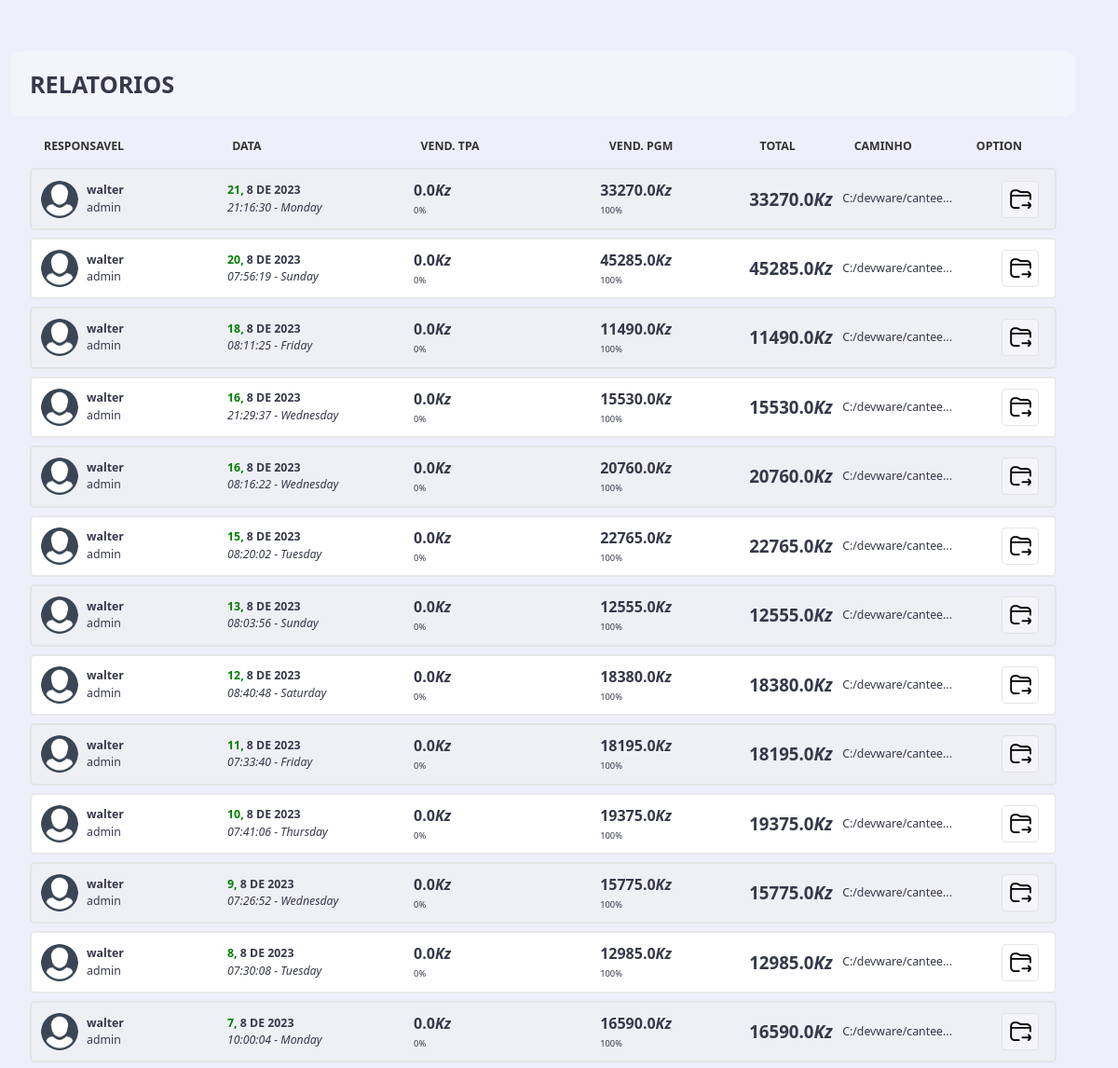
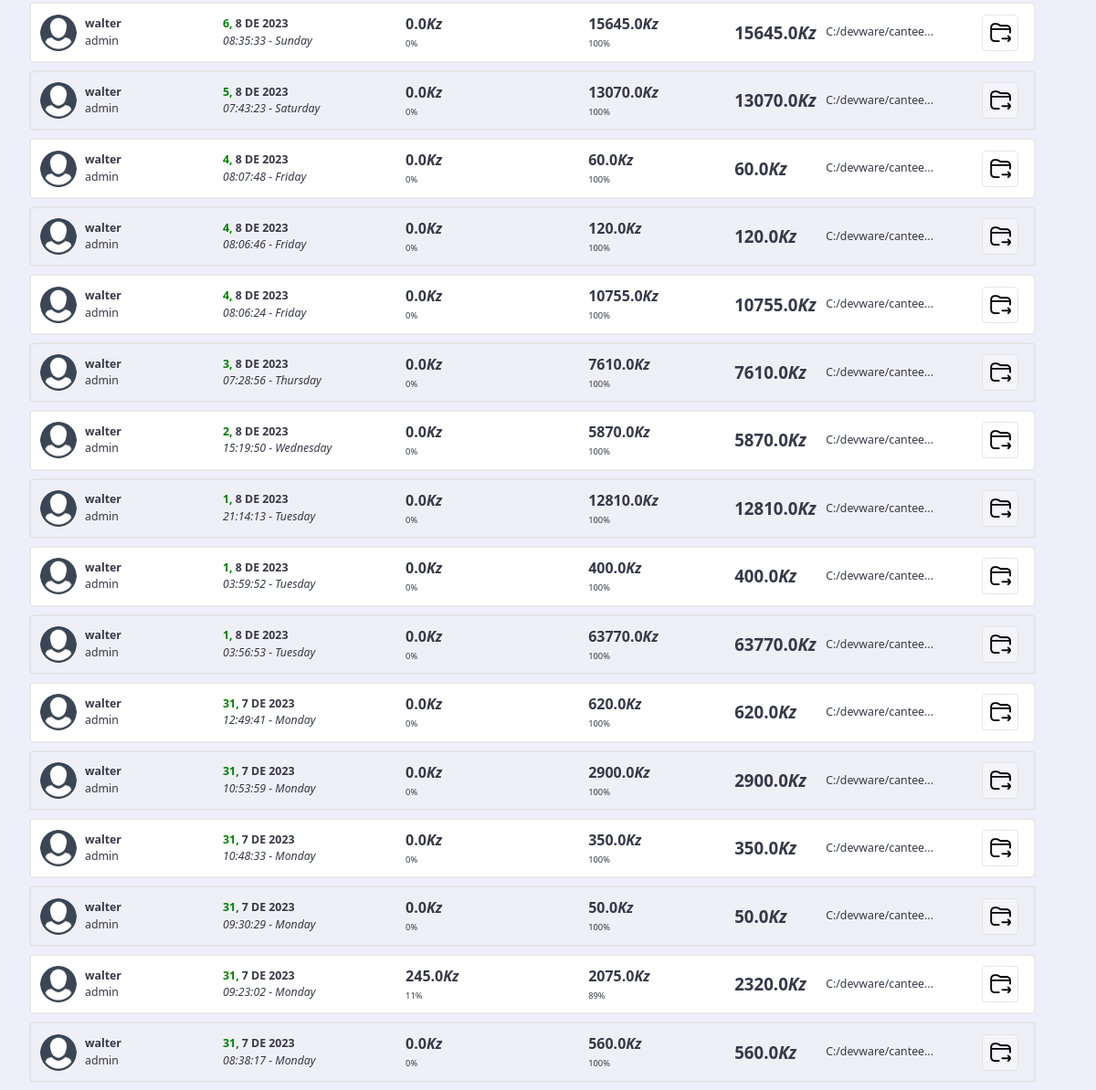
The app's page /report/ (signed in) with its own data (2 pictures, top to bottom).
### tables this page shows
CREATE TABLE "report" (
	"ID"	INTEGER,
	"responcavel"	TEXT,
	"hora"	TEXT,
	"dia"	TEXT,
	"mes"	TEXT,
	"ano"	TEXT,
	"week"	TEXT,
	"tpa"	REAL,
	"PersTpa"	TEXT,
	"pgm"	REAL,
	"PersPgm"	TEXT,
	"total"	REAL,
	"type"	TEXT,
	"codigo"	TEXT,
	PRIMARY KEY("ID" AUTOINCREMENT)
);

### route/report.py (the view)
@report_bp.route('/')
@login_required
def index():
    reportList = query.select_data('SELECT * FROM report order by ID desc ')
    return render_template('report/report.html', data=reportList)

### classes/easyLite.py (called while the page is built)
    def select_data(self, query):
        conn = sqlite3.connect(self.db_path)
        cursor = conn.cursor()
        cursor.execute(query)
        result = cursor.fetchall()
        conn.close()
        return result

### route/report.py (called while the page is built)
def login_required(f):
    @wraps(f)
    def decorated_function(*args, **kwargs):
        if 'logged_in' not in session:
            return redirect(url_for('login'))
        return f(*args, **kwargs)
    return decorated_function

### templates/report/report.html (shortened to what this page needs)
<!DOCTYPE html>
<html lang="en">
<head>
    <link rel="stylesheet" href="{{ url_for('static', filename='./vendor/Booststrap/bootstrap.min.css') }}">
    <link rel="stylesheet" href="{{ url_for('static', filename='./vendor/icons/css/uicons-regular-rounded.css') }}">
    <link rel="stylesheet" href="{{ url_for('static', filename='./assets/css/main.css') }}">
    <link rel="stylesheet" href="{{ url_for('static', filename='./assets/css/style.add.css') }}">
    <link rel="stylesheet" href="{{ url_for('static', filename='./assets/css/style.home.css') }}">
    <link rel="stylesheet" href="{{ url_for('static', filename='./assets/css/style.Produtos.css') }}">
    <link rel="stylesheet" href="{{ url_for('static', filename='./assets/css/style.relatorio.css') }}">
    <link rel="stylesheet" href="{{ url_for('static', filename='./assets/css/mobile.css') }}">
</head>
<body>
    <div class="contain" id="Produtos" style="height: 100%;display: flex;flex-direction: column;">
        <main id="main" style="overflow: hidden;">
            <div class="header">
                <h1 class="heading">RELATORIOS</h1><br>
            </div>
            <div class="lista">
                <div class="dados">
                    <div class="linha">
                        <div id="header">
                            <span>Responsavel</span>
                            <span>Data</span>
                            <span>Vend. TPA</span>
                            <span>Vend. PGM</span>
                            <span>Total</span>
                            <span>Caminho</span>
                            <span style="margin-left:30px">option</span>
                        </div>
                    </div>
                    <div class="linha listRela" >
                        {% for row in data %}
                            <div id="section" ondblclick="openFile('static/reports/{{row[13]}}.pdf')">
                                <span style="display:flex;align-items: center;">
                                    <img src="/static/post/users/{{row[1]}}.png" alt=""  style="margin-right:9px">
                                    <div>
                                        <strong>{{row[1]}}</strong><br>
                                        <span>{{row[12]}}</span>
                                    </div>
                                </span>
                                <span>
                                    <strong style="text-transform:uppercase;"><span style="color:green">{{row[3]}},</span> {{row[4]}} De {{row[5]}}</strong><br>
                                    <i>{{row[2]}} - {{row[6]}}</i>
                                </span>
                                <span>
                                    <strong style="font-size:12pt">{{row[7]}}<i>Kz</i></strong><br>
                                    <span style="font-size:7pt">{{row[8]}}%</span>
                                </span>
                                <span>
                                    <strong style="font-size:12pt">{{row[9]}}<i>Kz</i></strong><br>
                                    <span style="font-size:7pt">{{row[10]}}%</span>
                                </span>
                                <span>
                                    <strong style="font-size:14pt">{{row[11]}}<i>Kz</i></strong><br>
                                </span>
                                <span>C:/devware/cantee...</span>
                                <span>
                                    <button onclick="openFile('{{row[13]}}.pdf')"><i class="fi-rr-move-to-folder-2"></i></button>
                                </span>
                            </div>
                        {% endfor%}
                    </div>
                </div>
            </div>
        </main>
    </div>
</body>
</html>

### static/assets/css/main.css (style rules this page uses)
:root { --color-primary: #7380ec; --color-danger: #ff7782; --color-sucess: rgb(49, 175, 49); --color-warning: #ffbb55; --color-white: #fff; --color-info-dark: #7d8da1; --color-info-light: #dce1eb; --color-dark: #363949; --color-light: rgba(132,139,200,0.18); --color-dark-variant: #677483; --color-background: #eeeefce3; --card-border-radius: 2rem; --border-radius-1: 0.4rem; --border-radius-2: 0.8rem; --border-radius-3: 0.2rem; --card-padding: 1.8rem; --padding-1: 1.2rem; --box-shadow: 0 2rem 3rem var(--color-light); }
* { margin: 0; padding: 0; outline: 0; appearance: none; border: 0; text-decoration: none; list-style: none; }
html { font-size: 14px; }
img { display: block; width: 100%; }
h1 { font-weight: 800; font-size: 1.8rem; }
body { width: 100vw; height: 100vh; font-size: 0.88rem; background: var(--color-background); user-select: none; overflow-x: hidden; color: var(--color-dark); }

### static/assets/css/style.home.css (style rules this page uses)
main { padding-right: 1rem; padding-top: 1.4rem; }
@media only screen and (min-width:998px) { .contain { display: grid; width: 98%; height: 100vh; margin: 0 auto; gap: 1.8rem; grid-template-columns: auto 25rem; } }

### static/assets/css/style.Produtos.css (style rules this page uses)
@media only screen and (min-width:998px) { #Produtos { display: grid; width: 98%; height: 100vh; margin: 0 auto; gap: 1.8rem; grid-template-columns: auto 29rem; } }

### static/assets/css/style.relatorio.css (style rules this page uses)
@media only screen and (min-width:998px) { #Produtos { display: grid; width: 98%; height: 100vh; margin: 0 auto; gap: 1.8rem; grid-template-columns: auto 29rem; } }
main { display: flex; flex-direction: column; justify-content: center; width: 100%; }
main .header { background-color: rgba(255, 255, 255, 0.289); padding: 20px; border-radius: 10px; display: flex; justify-content: space-between; margin-top: 35px; }
main .lista { width: 100%; overflow-x: scroll; }
main .lista .dados { flex-direction: column; width: 100%; }
.listRela { overflow-x: scroll; }
main .lista .dados .linha #header,#section { padding: 10px; display: grid; align-items: center; text-align: left; grid-template-columns: 1fr 1fr 1fr 0.8fr 0.5fr 0.5fr .5fr; background-color: #efefef85; margin: 8px 20px 8px 20px; border: 2px solid rgba(221, 221, 221, 0.646); border-radius: 5px; cursor: pointer; transition: 0.5s; }
main .lista .dados .linha #section:nth-child(even) { background: white; }
main .lista .dados .linha #header { padding: 15px; color: #333; text-transform: uppercase; font-weight: 600; background: none; border: none; margin-bottom: -9px; }
main .lista .dados .linha #section img { width: 40px; height: 40px; border-radius: 50%; }
main .lista .dados .linha #section button { width: 40px; height: 40px; padding: 8px; background-color: rgba(255, 255, 255, 0.352); margin-left: 5px; border-radius: 5px; border: 1px solid rgba(221, 221, 221, 0.762); }
main .lista .dados .linha #section button i { display: flex; align-items: center; font-weight: 600; font-size: 17pt; }

### static/assets/css/mobile.css (style rules this page uses)
@media screen and (min-width: 999px) and (max-width: 1480px) { .contain { width: 100%; padding-right:20px; position: relative; grid-template-columns:auto 18rem; overflow-x: hidden; } }

### records on screen
report: responcavel (picture), responcavel "walter", type "admin", dia "21", mes "8", ano "2023", hora "21:16:30", week "Monday", tpa "0.0", PersTpa "0", pgm "33270.0", PersPgm "100", total "33270.0"
report: responcavel (picture), responcavel "walter", type "admin", dia "20", mes "8", ano "2023", hora "07:56:19", week "Sunday", tpa "0.0", PersTpa "0", pgm "45285.0", PersPgm "100", total "45285.0"
report: responcavel (picture), responcavel "walter", type "admin", dia "18", mes "8", ano "2023", hora "08:11:25", week "Friday", tpa "0.0", PersTpa "0", pgm "11490.0", PersPgm "100", total "11490.0"
report: responcavel (picture), responcavel "walter", type "admin", dia "16", mes "8", ano "2023", hora "21:29:37", week "Wednesday", tpa "0.0", PersTpa "0", pgm "15530.0", PersPgm "100", total "15530.0"
report: responcavel (picture), responcavel "walter", type "admin", dia "16", mes "8", ano "2023", hora "08:16:22", week "Wednesday", tpa "0.0", PersTpa "0", pgm "20760.0", PersPgm "100", total "20760.0"
report: responcavel (picture), responcavel "walter", type "admin", dia "15", mes "8", ano "2023", hora "08:20:02", week "Tuesday", tpa "0.0", PersTpa "0", pgm "22765.0", PersPgm "100", total "22765.0"
report: responcavel (picture), responcavel "walter", type "admin", dia "13", mes "8", ano "2023", hora "08:03:56", week "Sunday", tpa "0.0", PersTpa "0", pgm "12555.0", PersPgm "100", total "12555.0"
report: responcavel (picture), responcavel "walter", type "admin", dia "12", mes "8", ano "2023", hora "08:40:48", week "Saturday", tpa "0.0", PersTpa "0", pgm "18380.0", PersPgm "100", total "18380.0"
report: responcavel (picture), responcavel "walter", type "admin", dia "11", mes "8", ano "2023", hora "07:33:40", week "Friday", tpa "0.0", PersTpa "0", pgm "18195.0", PersPgm "100", total "18195.0"
report: responcavel (picture), responcavel "walter", type "admin", dia "10", mes "8", ano "2023", hora "07:41:06", week "Thursday", tpa "0.0", PersTpa "0", pgm "19375.0", PersPgm "100", total "19375.0"
report: responcavel (picture), responcavel "walter", type "admin", dia "9", mes "8", ano "2023", hora "07:26:52", week "Wednesday", tpa "0.0", PersTpa "0", pgm "15775.0", PersPgm "100", total "15775.0"
report: responcavel (picture), responcavel "walter", type "admin", dia "8", mes "8", ano "2023", hora "07:30:08", week "Tuesday", tpa "0.0", PersTpa "0", pgm "12985.0", PersPgm "100", total "12985.0"
report: responcavel (picture), responcavel "walter", type "admin", dia "7", mes "8", ano "2023", hora "10:00:04", week "Monday", tpa "0.0", PersTpa "0", pgm "16590.0", PersPgm "100", total "16590.0"
report: responcavel (picture), responcavel "walter", type "admin", dia "6", mes "8", ano "2023", hora "08:35:33", week "Sunday", tpa "0.0", PersTpa "0", pgm "15645.0", PersPgm "100", total "15645.0"
report: responcavel (picture), responcavel "walter", type "admin", dia "5", mes "8", ano "2023", hora "07:43:23", week "Saturday", tpa "0.0", PersTpa "0", pgm "13070.0", PersPgm "100", total "13070.0"
report: responcavel (picture), responcavel "walter", type "admin", dia "4", mes "8", ano "2023", hora "08:07:48", week "Friday", tpa "0.0", PersTpa "0", pgm "60.0", PersPgm "100", total "60.0"
report: responcavel (picture), responcavel "walter", type "admin", dia "4", mes "8", ano "2023", hora "08:06:46", week "Friday", tpa "0.0", PersTpa "0", pgm "120.0", PersPgm "100", total "120.0"
report: responcavel (picture), responcavel "walter", type "admin", dia "4", mes "8", ano "2023", hora "08:06:24", week "Friday", tpa "0.0", PersTpa "0", pgm "10755.0", PersPgm "100", total "10755.0"
report: responcavel (picture), responcavel "walter", type "admin", dia "3", mes "8", ano "2023", hora "07:28:56", week "Thursday", tpa "0.0", PersTpa "0", pgm "7610.0", PersPgm "100", total "7610.0"
report: responcavel (picture), responcavel "walter", type "admin", dia "2", mes "8", ano "2023", hora "15:19:50", week "Wednesday", tpa "0.0", PersTpa "0", pgm "5870.0", PersPgm "100", total "5870.0"
report: responcavel (picture), responcavel "walter", type "admin", dia "1", mes "8", ano "2023", hora "21:14:13", week "Tuesday", tpa "0.0", PersTpa "0", pgm "12810.0", PersPgm "100", total "12810.0"
report: responcavel (picture), responcavel "walter", type "admin", dia "1", mes "8", ano "2023", hora "03:59:52", week "Tuesday", tpa "0.0", PersTpa "0", pgm "400.0", PersPgm "100", total "400.0"
report: responcavel (picture), responcavel "walter", type "admin", dia "1", mes "8", ano "2023", hora "03:56:53", week "Tuesday", tpa "0.0", PersTpa "0", pgm "63770.0", PersPgm "100", total "63770.0"
report: responcavel (picture), responcavel "walter", type "admin", dia "31", mes "7", ano "2023", hora "12:49:41", week "Monday", tpa "0.0", PersTpa "0", pgm "620.0", PersPgm "100", total "620.0"
report: responcavel (picture), responcavel "walter", type "admin", dia "31", mes "7", ano "2023", hora "10:53:59", week "Monday", tpa "0.0", PersTpa "0", pgm "2900.0", PersPgm "100", total "2900.0"
report: responcavel (picture), responcavel "walter", type "admin", dia "31", mes "7", ano "2023", hora "10:48:33", week "Monday", tpa "0.0", PersTpa "0", pgm "350.0", PersPgm "100", total "350.0"
report: responcavel (picture), responcavel "walter", type "admin", dia "31", mes "7", ano "2023", hora "09:30:29", week "Monday", tpa "0.0", PersTpa "0", pgm "50.0", PersPgm "100", total "50.0"
report: responcavel (picture), responcavel "walter", type "admin", dia "31", mes "7", ano "2023", hora "09:23:02", week "Monday", tpa "245.0", PersTpa "11", pgm "2075.0", PersPgm "89", total "2320.0"
report: responcavel (picture), responcavel "walter", type "admin", dia "31", mes "7", ano "2023", hora "08:38:17", week "Monday", tpa "0.0", PersTpa "0", pgm "560.0", PersPgm "100", total "560.0"
